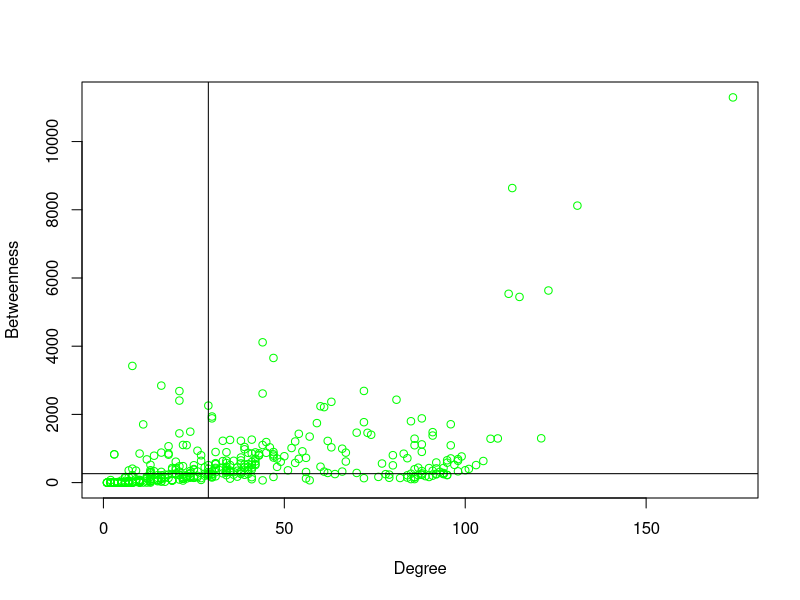
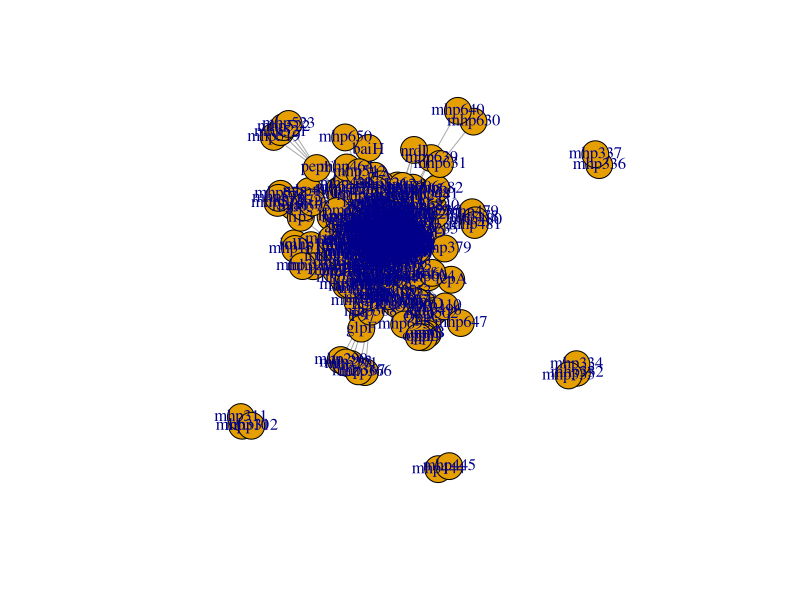

R code for these plots, in order: (Note: this script raises an error after producing the figures.)
##### ##### ##### APLICAÇÃO DE BIOLOGIA DE SISTEMAS NO PROETO DE DOUTORADOA ##### ##### #####

###### Bibliotecas e pacotes importantes #####
library(dplyr)

###### ###### ###### Etapa 1 ##### ###### ###### Centralidades (Degree and Betweennes)

#Importando dados
node_deg_bet <- read.csv("04_string_cs_degree_betweenes.csv", stringsAsFactors = FALSE)

# Gráfico e linhas de média para definição dos quadrantes
plot(node_deg_bet$Degree.unDir, node_deg_bet$Betweenness.unDir, xlab="Degree", ylab ="Betweenness", col = "green")
abline(h = median(node_deg_bet$Betweenness.unDir), v = median(node_deg_bet$Degree.unDir))

# Classificação de Grupamentos e Gargalos(Hubs e Bottlenecks)
g_h_b <- node_deg_bet[node_deg_bet$Degree.unDir >= median(node_deg_bet$Degree.unDir)&(node_deg_bet$Betweenness.unDir >= median(node_deg_bet$Betweenness.unDir)),]
g_h_nb <- node_deg_bet[node_deg_bet$Degree.unDir > median(node_deg_bet$Degree.unDir)&(node_deg_bet$Betweenness.unDir < median(node_deg_bet$Betweenness.unDir)),]
g_nh_b <- node_deg_bet[node_deg_bet$Degree.unDir < median(node_deg_bet$Degree.unDir)&(node_deg_bet$Betweenness.unDir > median(node_deg_bet$Betweenness.unDir)),]
g_nh_nb <- node_deg_bet[node_deg_bet$Degree.unDir <= median(node_deg_bet$Degree.unDir)&(node_deg_bet$Betweenness.unDir <= median(node_deg_bet$Betweenness.unDir)),]

# Criando coluna e nomeando conforme classificação
g_h_b$Centrality <- "HB"
g_h_nb$Centrality <- "HnB"
g_nh_b$Centrality <- "nHB"
g_nh_nb$Centrality <- "nHnB"

node_centrality <- bind_rows(g_h_b, g_h_nb, g_nh_b, g_nh_nb)

##### ###### ###### FIM ###### ###### ##### B. A. R. T.

##### ##### ##### APLICAÇÃO DE BIOLOGIA DE SISTEMAS NO PROETO DE DOUTORADOA ##### ##### #####

###### Bibliotecas e pacotes importantes #####
library(dplyr)
library(igraph)

###### ###### ###### Etapa 2 ###### ###### ##### Comunidades e Modularidade (algoritmo walktrap)

# Imporantando rede
string_interaction_short <- read.delim("03_string_interactions_short.tsv")

# Selecionando a rede de interesse
network <- string_interaction_short[,c(1,2,13)]
network_igraph <- graph_from_data_frame(network, directed = FALSE, vertices = NULL)
plot(network_igraph)

# Rede de análise de comunidades usando o algoritmo walktrap
network_igraph_walktrap <- walktrap.community(network_igraph, weights = E(network_igraph)$weight, steps = 4, merge = TRUE)

network_igraph_walktrap.names <- as.data.frame(network_igraph_walktrap$names)
network_igraph_walktrap.membership <- as.data.frame(network_igraph_walktrap$membership)

network_igraph_walktrap.bind <- cbind(network_igraph_walktrap.names, network_igraph_walktrap.membership)

# Arrumando a nomenclatura das colunas do dataframe
names(network_igraph_walktrap.bind) [names(network_igraph_walktrap.bind) == "network_igraph_walktrap$names"] <- "Nodes"
names(network_igraph_walktrap.bind) [names(network_igraph_walktrap.bind) == "network_igraph_walktrap$membership"] <- "Module"

### - Adaptação do código - testspace

# Importando dados de centraliade obtidos no Cytoscape

network_01 <- as.data.frame(node_centrality$name)
network_02 <- as.data.frame(node_centrality$Betweenness.unDir)
network_03 <- as.data.frame(node_centrality$Degree.unDir)
network_04 <- as.data.frame(node_centrality$Centrality)

network_combined <- cbind(network_01, network_02, network_03, network_04)

# Arrumando nomes das colunas do dataframe
names(network_combined) [names(network_combined) == "node_centrality$name"] <- "Nodes"
names(network_combined) [names(network_combined) == "node_centrality$Betweenness.unDir"] <- "Betweennes"
names(network_combined) [names(network_combined) == "node_centrality$Degree.unDir"] <- "Degree"
names(network_combined) [names(network_combined) == "node_centrality$Centrality"] <- "Centrality"

# Combinando a análises de comunidade e centralidades gerando um dataframe concatenado
combined.df <- merge(rede_igraph_walktrap.mdf, rede_completa_nova, by="Nodes")
write.table(cbind(rownames(combined.df), combined.df), file = 'Combinadas.txt', sep ='\t',row.names = F, quote = F)



###


# Importando dados de centralidade obtido no Cytoscape e produzidos no Code_step_01.R
final_network_topology <- merge(network_igraph_walktrap.bind, node_centrality)
write.table(cbind(rownames(topologies), topologies), file = 'Final network topology.txt', sep = '\t', row.names = F, quote = F)

final_network_topology %>% group_by('WT_Cluster') %>% count('Centrality')

#Comando para selecionar uma comunidade de nós de interesse
Cluster_8_wtc <- subset(network_igraph_walktrap.bind, WT_Cluster == "8" )
Cluster_4_wtc <- subset(network_igraph_walktrap.bind, WT_Cluster == "4" )

##### FIM ##### B. A. R. T.
